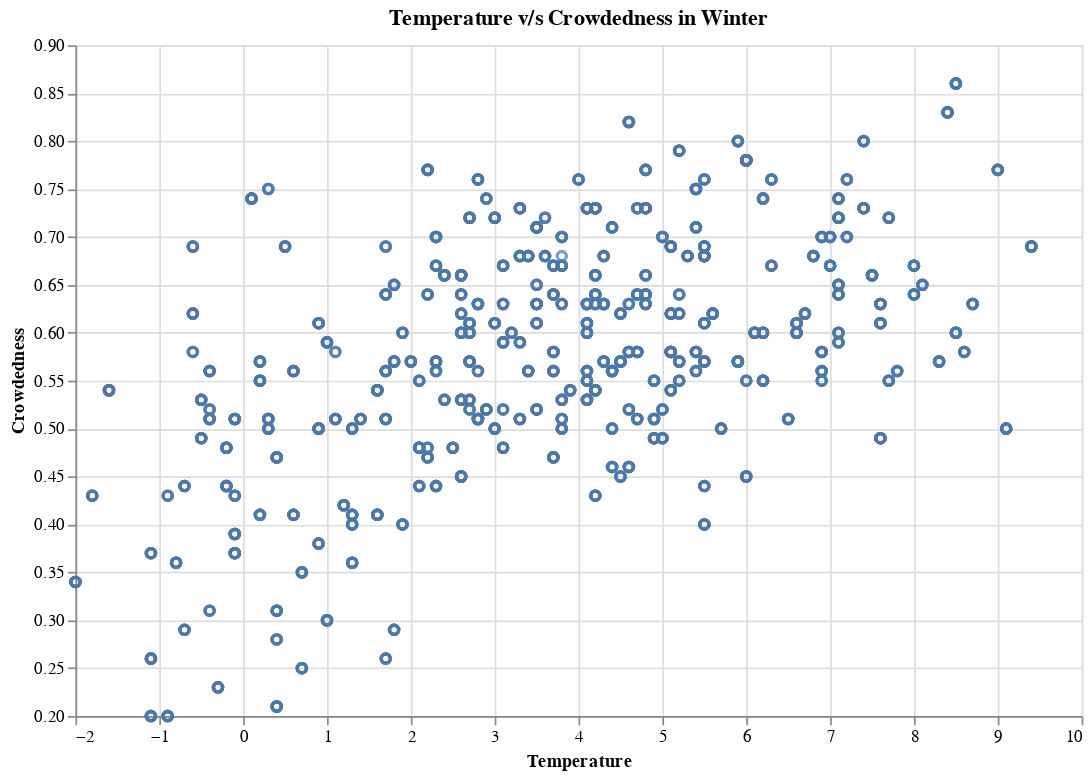

Here is the notebook cell this chart was saved with:
### Markdown cell above
We used 75% of the original dataset while training the model and tested the estimated accuracy of the model using the remaining 25% of the original dataset. As seen below, there is no missing value for both winter and summer datasets, which is good for us to start analysing them.

### Code cell
winter_temperature_plot = alt.Chart(golf_winter_train, title="Temperature v/s Crowdedness in Winter").mark_point().encode(
    x=alt.X('Temperature').title('Temperature').scale(zero=False),
    y=alt.Y('Crowdedness').title("Crowdedness").scale(zero=False),
).properties(width=600, height=400)

winter_temperature_plot

### Figure 1 — Vega-Lite specification as saved in the notebook (floating-point values rounded to 4 significant figures; data arrays with more than 128 entries replaced by an {"elided": "..."} marker saying what was removed)
{"config": {"view": {"continuousWidth": 300, "continuousHeight": 300}}, "data": {"name": "data-193748d18c4f95590cc4a096e78e4549"}, "mark": {"type": "point"}, "encoding": {"x": {"field": "Temperature", "scale": {"zero": false}, "title": "Temperature", "type": "quantitative"}, "y": {"field": "Crowdedness", "scale": {"zero": false}, "title": "Crowdedness", "type": "quantitative"}}, "height": 400, "title": "Temperature v/s Crowdedness in Winter", "width": 600, "$schema": "https://vega.github.io/schema/vega-lite/v5.16.3.json", "datasets": {"data-193748d18c4f95590cc4a096e78e4549": {"elided": "1401 records"}}}
